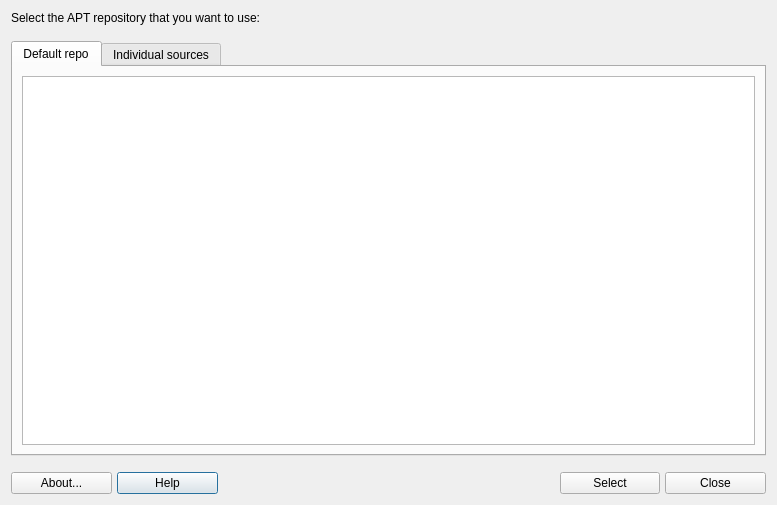
<?xml version="1.0" encoding="UTF-8"?>
<ui version="4.0">
 <class>mxrepomanager</class>
 <widget class="QDialog" name="mxrepomanager">
  <property name="windowModality">
   <enum>Qt::NonModal</enum>
  </property>
  <property name="geometry">
   <rect>
    <x>0</x>
    <y>0</y>
    <width>777</width>
    <height>505</height>
   </rect>
  </property>
  <property name="windowTitle">
   <string>MX Repo Manager</string>
  </property>
  <property name="sizeGripEnabled">
   <bool>false</bool>
  </property>
  <property name="modal">
   <bool>false</bool>
  </property>
  <layout class="QVBoxLayout" name="verticalLayout">
   <property name="spacing">
    <number>6</number>
   </property>
   <item>
    <widget class="QLabel" name="label">
     <property name="text">
      <string>Select the APT repository that you want to use:</string>
     </property>
    </widget>
   </item>
   <item>
    <spacer name="verticalSpacer_2">
     <property name="orientation">
      <enum>Qt::Vertical</enum>
     </property>
     <property name="sizeType">
      <enum>QSizePolicy::Fixed</enum>
     </property>
     <property name="sizeHint" stdset="0">
      <size>
       <width>20</width>
       <height>10</height>
      </size>
     </property>
    </spacer>
   </item>
   <item>
    <widget class="QTabWidget" name="tabWidget">
     <property name="currentIndex">
      <number>0</number>
     </property>
     <widget class="QWidget" name="tabMX">
      <attribute name="title">
       <string>Default repo</string>
      </attribute>
      <layout class="QVBoxLayout" name="verticalLayout_2">
       <item>
        <widget class="QListWidget" name="listWidget">
         <property name="sizePolicy">
          <sizepolicy hsizetype="Expanding" vsizetype="Expanding">
           <horstretch>0</horstretch>
           <verstretch>0</verstretch>
          </sizepolicy>
         </property>
         <property name="mouseTracking">
          <bool>false</bool>
         </property>
         <property name="contextMenuPolicy">
          <enum>Qt::DefaultContextMenu</enum>
         </property>
         <property name="autoFillBackground">
          <bool>false</bool>
         </property>
         <property name="verticalScrollBarPolicy">
          <enum>Qt::ScrollBarAlwaysOff</enum>
         </property>
         <property name="sizeAdjustPolicy">
          <enum>QAbstractScrollArea::AdjustToContents</enum>
         </property>
         <property name="autoScroll">
          <bool>false</bool>
         </property>
         <property name="autoScrollMargin">
          <number>16</number>
         </property>
         <property name="tabKeyNavigation">
          <bool>false</bool>
         </property>
         <property name="showDropIndicator" stdset="0">
          <bool>false</bool>
         </property>
         <property name="alternatingRowColors">
          <bool>false</bool>
         </property>
         <property name="selectionMode">
          <enum>QAbstractItemView::NoSelection</enum>
         </property>
         <property name="selectionBehavior">
          <enum>QAbstractItemView::SelectItems</enum>
         </property>
         <property name="movement">
          <enum>QListView::Static</enum>
         </property>
         <property name="flow">
          <enum>QListView::TopToBottom</enum>
         </property>
         <property name="isWrapping" stdset="0">
          <bool>false</bool>
         </property>
         <property name="resizeMode">
          <enum>QListView::Adjust</enum>
         </property>
         <property name="layoutMode">
          <enum>QListView::SinglePass</enum>
         </property>
         <property name="spacing">
          <number>2</number>
         </property>
         <property name="viewMode">
          <enum>QListView::ListMode</enum>
         </property>
         <property name="selectionRectVisible">
          <bool>false</bool>
         </property>
         <property name="currentRow">
          <number>-1</number>
         </property>
         <property name="sortingEnabled">
          <bool>false</bool>
         </property>
        </widget>
       </item>
      </layout>
     </widget>
     <widget class="QWidget" name="tabAllRepos">
      <attribute name="title">
       <string>Individual sources</string>
      </attribute>
      <layout class="QVBoxLayout" name="verticalLayout_3">
       <item>
        <widget class="QTreeWidget" name="treeWidget">
         <column>
          <property name="text">
           <string notr="true">1</string>
          </property>
         </column>
        </widget>
       </item>
      </layout>
     </widget>
    </widget>
   </item>
   <item>
    <spacer name="verticalSpacer">
     <property name="orientation">
      <enum>Qt::Vertical</enum>
     </property>
     <property name="sizeType">
      <enum>QSizePolicy::Fixed</enum>
     </property>
     <property name="sizeHint" stdset="0">
      <size>
       <width>20</width>
       <height>10</height>
      </size>
     </property>
    </spacer>
   </item>
   <item>
    <layout class="QGridLayout" name="buttonBar" columnstretch="0,0,0,0,0,0,0,0">
     <property name="sizeConstraint">
      <enum>QLayout::SetDefaultConstraint</enum>
     </property>
     <property name="leftMargin">
      <number>0</number>
     </property>
     <property name="topMargin">
      <number>0</number>
     </property>
     <property name="rightMargin">
      <number>0</number>
     </property>
     <property name="bottomMargin">
      <number>0</number>
     </property>
     <property name="spacing">
      <number>5</number>
     </property>
     <item row="0" column="1">
      <widget class="QPushButton" name="buttonHelp">
       <property name="sizePolicy">
        <sizepolicy hsizetype="Minimum" vsizetype="Preferred">
         <horstretch>0</horstretch>
         <verstretch>0</verstretch>
        </sizepolicy>
       </property>
       <property name="toolTip">
        <string>Display help </string>
       </property>
       <property name="text">
        <string>Help</string>
       </property>
       <property name="icon">
        <iconset>
         <normaloff>../../../../../../../../usr/share/mx-repo-manager/icons/gnome-help.png</normaloff>../../../../../../../../usr/share/mx-repo-manager/icons/gnome-help.png</iconset>
       </property>
       <property name="shortcut">
        <string>Alt+H</string>
       </property>
      </widget>
     </item>
     <item row="0" column="5">
      <spacer name="horizontalSpacer2">
       <property name="orientation">
        <enum>Qt::Horizontal</enum>
       </property>
       <property name="sizeType">
        <enum>QSizePolicy::Minimum</enum>
       </property>
       <property name="sizeHint" stdset="0">
        <size>
         <width>150</width>
         <height>20</height>
        </size>
       </property>
      </spacer>
     </item>
     <item row="0" column="2">
      <spacer name="horizontalSpacer1">
       <property name="orientation">
        <enum>Qt::Horizontal</enum>
       </property>
       <property name="sizeType">
        <enum>QSizePolicy::Minimum</enum>
       </property>
       <property name="sizeHint" stdset="0">
        <size>
         <width>150</width>
         <height>20</height>
        </size>
       </property>
      </spacer>
     </item>
     <item row="0" column="0">
      <widget class="QPushButton" name="buttonAbout">
       <property name="sizePolicy">
        <sizepolicy hsizetype="Minimum" vsizetype="Preferred">
         <horstretch>0</horstretch>
         <verstretch>0</verstretch>
        </sizepolicy>
       </property>
       <property name="toolTip">
        <string>About this application</string>
       </property>
       <property name="text">
        <string>About...</string>
       </property>
       <property name="icon">
        <iconset>
         <normaloff>../../../../../../../../usr/share/mx-repo-manager/icons/accessories-text-editor.png</normaloff>../../../../../../../../usr/share/mx-repo-manager/icons/accessories-text-editor.png</iconset>
       </property>
       <property name="shortcut">
        <string>Alt+B</string>
       </property>
       <property name="autoDefault">
        <bool>true</bool>
       </property>
      </widget>
     </item>
     <item row="0" column="7">
      <widget class="QPushButton" name="buttonCancel">
       <property name="sizePolicy">
        <sizepolicy hsizetype="Minimum" vsizetype="Preferred">
         <horstretch>0</horstretch>
         <verstretch>0</verstretch>
        </sizepolicy>
       </property>
       <property name="toolTip">
        <string>Quit application</string>
       </property>
       <property name="text">
        <string>Close</string>
       </property>
       <property name="icon">
        <iconset>
         <normaloff>../../../../../../../../usr/share/mx-repo-manager/icons/gtk-cancel.png</normaloff>../../../../../../../../usr/share/mx-repo-manager/icons/gtk-cancel.png</iconset>
       </property>
       <property name="shortcut">
        <string>Alt+N</string>
       </property>
       <property name="autoDefault">
        <bool>true</bool>
       </property>
      </widget>
     </item>
     <item row="0" column="3">
      <widget class="QLabel" name="labelMX">
       <property name="maximumSize">
        <size>
         <width>32</width>
         <height>32</height>
        </size>
       </property>
       <property name="midLineWidth">
        <number>0</number>
       </property>
       <property name="text">
        <string/>
       </property>
       <property name="pixmap">
        <pixmap>../../../../../../../../usr/share/mx-repo-manager/icons/mxfcelogo.png</pixmap>
       </property>
       <property name="scaledContents">
        <bool>true</bool>
       </property>
      </widget>
     </item>
     <item row="0" column="6">
      <widget class="QPushButton" name="buttonOK">
       <property name="sizePolicy">
        <sizepolicy hsizetype="Minimum" vsizetype="Preferred">
         <horstretch>0</horstretch>
         <verstretch>0</verstretch>
        </sizepolicy>
       </property>
       <property name="text">
        <string>Select</string>
       </property>
       <property name="icon">
        <iconset>
         <normaloff>../mx-packageinstaller/icons/dialog-ok.png</normaloff>../mx-packageinstaller/icons/dialog-ok.png</iconset>
       </property>
      </widget>
     </item>
    </layout>
   </item>
  </layout>
 </widget>
 <resources/>
 <connections>
  <connection>
   <sender>buttonCancel</sender>
   <signal>pressed()</signal>
   <receiver>mxrepomanager</receiver>
   <slot>close()</slot>
   <hints>
    <hint type="sourcelabel">
     <x>723</x>
     <y>519</y>
    </hint>
    <hint type="destinationlabel">
     <x>388</x>
     <y>272</y>
    </hint>
   </hints>
  </connection>
 </connections>
</ui>
